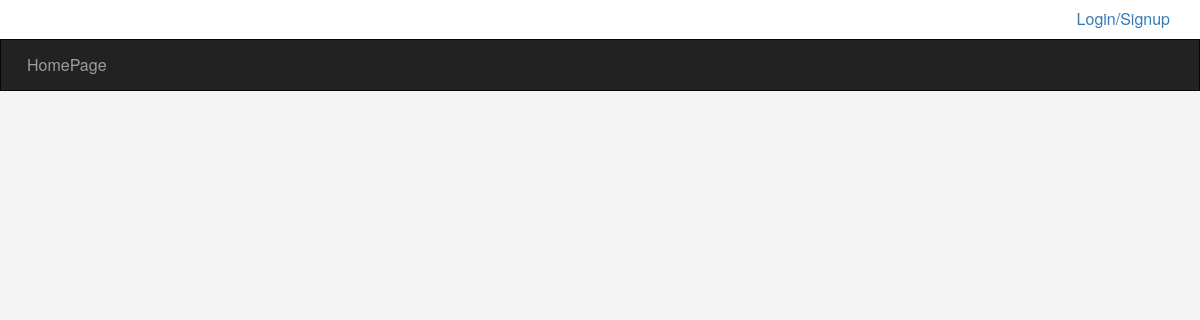
Before: / with the older database file.
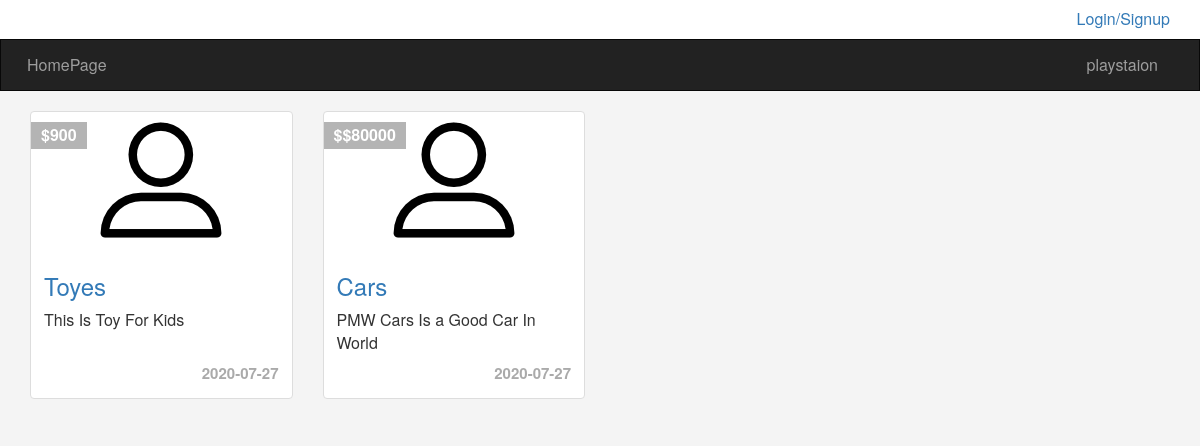
After: the same page with the newer database file.
### tables this page shows
CREATE TABLE `categories` (
  `ID` int(11) NOT NULL,
  `Name` varchar(255) NOT NULL,
  `Description` text NOT NULL,
  `parent` int(11) DEFAULT NULL,
  `Ordering` int(11) NOT NULL,
  `Visibility` tinyint(4) DEFAULT 0,
  `Allow_Comment` tinyint(4) NOT NULL DEFAULT 0,
  `Allow_Ads` tinyint(4) NOT NULL DEFAULT 0
);

CREATE TABLE `items` (
  `Item_ID` int(11) NOT NULL,
  `Name` varchar(255) NOT NULL,
  `Description` text NOT NULL,
  `Price` varchar(255) NOT NULL,
  `Add_Date` date NOT NULL,
  `Countery_Made` varchar(255) NOT NULL,
  `Image` varchar(255) NOT NULL,
  `Status` varchar(255) NOT NULL,
  `Rating` smallint(6) NOT NULL,
  `Approve` tinyint(4) NOT NULL DEFAULT 0,
  `Cat_ID` int(11) NOT NULL,
  `Member_ID` int(11) NOT NULL,
  `tags` varchar(255) DEFAULT NULL
);

### init.php (called while the page is built, shortened)
<?php
     include 'admin/connect.php';
     $tep = 'Includs/templets/';
     $css = 'layout/css/';
     $func = 'Includs/functions/';
     include $func . 'function.php';
     include $tep . 'header.php';

### Includs/functions/function.php (called while the page is built, shortened)
<?php
    function getAllFrom($field, $table, $where = NULL,$and = NULL, $orderfield , $ordering = "DESC") {
        global $con;
        $getAll = $con->prepare("SELECT $field FROM $table $where $and ORDER BY $orderfield $ordering");
        $getAll->execute();
        $all = $getAll->fetchAll();
        return $all;
    }

### Index.php (the view, shortened to what this page needs)
<?php
     include 'init.php';
?>
<div class="container">
        <div class="row">
            <?php
                $allItems = getAllFrom('*', 'items', 'Where Approve = 1', '', 'Item_ID');
                foreach ($allItems as $item) {
                    echo '<div class="col-sm-6 col-md-3">';
                        echo '<div class="thumbnail item-box">';
                            echo '<span class="price-tag">$' . $item['Price'] .'</span>';
                            echo '<img  class="img-responsive" src="ima.png" alt="" />';
                            echo '<div class="caption">';
                                echo '<h3><a href="Item.php?itemid='. $item['Item_ID'] .'">' . $item['Name'] . '</a></h3>';
                                echo '<p>' . $item['Description'] . '</p>';
                                echo '<div class="date">' . $item['Add_Date'] . '</div>';
                            echo '</div>';
                        echo '</div>';
                    echo '</div>';
                }
            ?>
        </div>
</div>
<?php
     include $tep . 'footer.php';
?>

### Includs/templets/header.php (shortened to what this page needs)
<!DOCTYPE html>
<html>
        <link rel="stylesheet" href="<?php echo $css?>bootstrap.min.css" />
        <link rel="stylesheet" href="<?php echo $css?>font-awesome.min.css"/>
        <link rel="stylesheet" href="<?php echo $css?>front_end.css" />
    <body>
    <div class="upper-bar">
        <div class="container">
          <?php
               if (isset($_SESSION['user'])) {   ?>
                <img class="my-image img-thumbnail img-circle" src="ima.png" alt="">
                <div class="btn-group my-info">
                    <span class="btn btn-default dropdown-toggle" data-toggle="dropdown">
                        <?php echo $sessionUser ?>
                        <span class="caret"></span>
                    </span>
                    <ul class="dropdown-menu">
                        <li><a href="Profile.php">My Profiel</a></li>
                        <li><a href="newad.php">New Item</a></li>
                        <li><a href="Profile.php#my-ads">My Items</a></li>
                        <li><a href="logout.php">Logout </a></li>
                    </ul>
                </div>
                <?php
               } else {
          ?>
            <a href="login.php">
                <span class="pull-right">Login/Signup</span>
            </a>
            <?php } ?>
        </div>
    </div>
    <nav class="navbar navbar-inverse">
    <div class="container">
    <div class="navbar-header">
      <a class="navbar-brand" href="Index.php">HomePage</a>
    </div>
    <div class="collapse navbar-collapse" id="app-nav">
      <ul class="nav navbar-nav navbar-right">
      <?php
            $allCats = getAllFrom("*", "categories", "Where parent = 0", "", "ID" , "ASC");
            foreach ($allCats as $cat) {
                echo '<li>
                        <a href="categories.php?pageid=' . $cat['ID'] . '">
                            ' .$cat['Name'] . '
                        </a>
                      </li>';
            }
      ?>
      </ul>
    </div>
  </div>
</nav>

### Includs/templets/footer.php (shortened to what this page needs)
    </body>
</html

### layout/css/front_end.css (style rules this page uses)
body { background-color: #f4f4f4; font-size: 16px; height: 3000px; }
.navbar { border-radius: 0; margin-bottom: 20px; }
.nav > li > a , .navbar-brand { padding: 15px 12px; }
.navbar-brand { font-size: 1em ; }
.upper-bar { padding: 8px; background-color: #FFF; }
.item-box { position: relative; }
.item-box .price-tag { position: absolute; padding: 2px 10px; background-color: #B4B4B4; left: 0; top: 10px; font-weight: bold; color: #FFF; }
.item-box .caption p { height: 44px; max-height: 44px; }
.thumbnail .date { text-align: right; font-size: 15px; color: #AAA; font-weight: bold; }

Changed rows visible on the page:
added categories: Name "playstaion"
added items: Price "900", Name "Toyes", Description "This Is Toy For Kids", Add_Date "2020-07-27"
added items: Price "$80000", Name "Cars", Description "PMW Cars Is a Good Car In World", Add_Date "2020-07-27"
